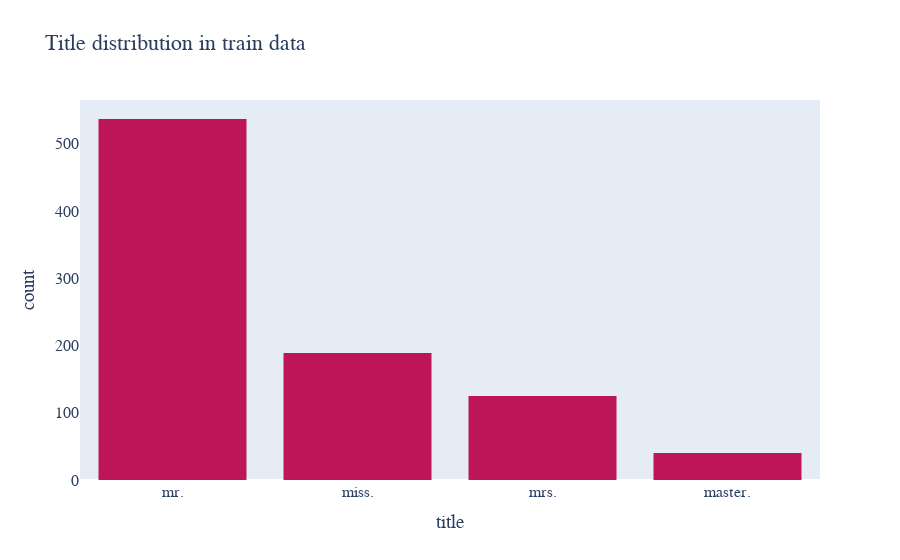
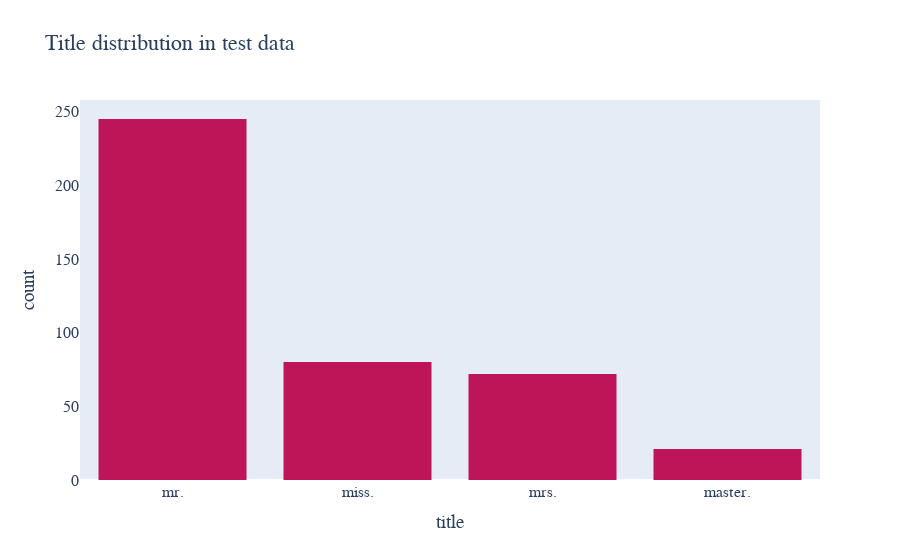

Notebook source saved alongside these figures, in order:
### Code cell
#plot new distribution
for df in [train_data, test_data]:
    fig= px.histogram(df,
                      x='title',
                     title = 'Title distribution in {}'.format(df.custom_name),
                      color_discrete_sequence = ['#be1558']
                     )
    fig.update_layout(
        font=dict(
            family="Arial",
            size=16
            )
    )

    fig.update_yaxes(
        showgrid=False
    )
    fig.update_xaxes(showgrid=False,
                    categoryorder= 'total descending')
    
    fig.show()

### Figure 1 — Plotly figure (JSON) as saved in the notebook; plotly's stock layout.template omitted (floating-point values rounded to 4 significant figures; data arrays with more than 128 entries replaced by an {"elided": "..."} marker saying what was removed)
{"data": [{"alignmentgroup": "True", "bingroup": "x", "hovertemplate": "title=%{x}<br>count=%{y}<extra></extra>", "legendgroup": "", "marker": {"color": "#be1558"}, "name": "", "offsetgroup": "", "orientation": "v", "showlegend": false, "type": "histogram", "x": {"elided": "891 str values"}, "xaxis": "x", "yaxis": "y"}], "layout": {"barmode": "relative", "font": {"family": "Arial", "size": 16}, "legend": {"tracegroupgap": 0}, "title": {"text": "Title distribution in train data"}, "xaxis": {"anchor": "y", "categoryorder": "total descending", "domain": [0, 1], "showgrid": false, "title": {"text": "title"}}, "yaxis": {"anchor": "x", "domain": [0, 1], "showgrid": false, "title": {"text": "count"}}}}

### Figure 2 — Plotly figure (JSON) as saved in the notebook; plotly's stock layout.template omitted (floating-point values rounded to 4 significant figures; data arrays with more than 128 entries replaced by an {"elided": "..."} marker saying what was removed)
{"data": [{"alignmentgroup": "True", "bingroup": "x", "hovertemplate": "title=%{x}<br>count=%{y}<extra></extra>", "legendgroup": "", "marker": {"color": "#be1558"}, "name": "", "offsetgroup": "", "orientation": "v", "showlegend": false, "type": "histogram", "x": {"elided": "418 str values"}, "xaxis": "x", "yaxis": "y"}], "layout": {"barmode": "relative", "font": {"family": "Arial", "size": 16}, "legend": {"tracegroupgap": 0}, "title": {"text": "Title distribution in test data"}, "xaxis": {"anchor": "y", "categoryorder": "total descending", "domain": [0, 1], "showgrid": false, "title": {"text": "title"}}, "yaxis": {"anchor": "x", "domain": [0, 1], "showgrid": false, "title": {"text": "count"}}}}
